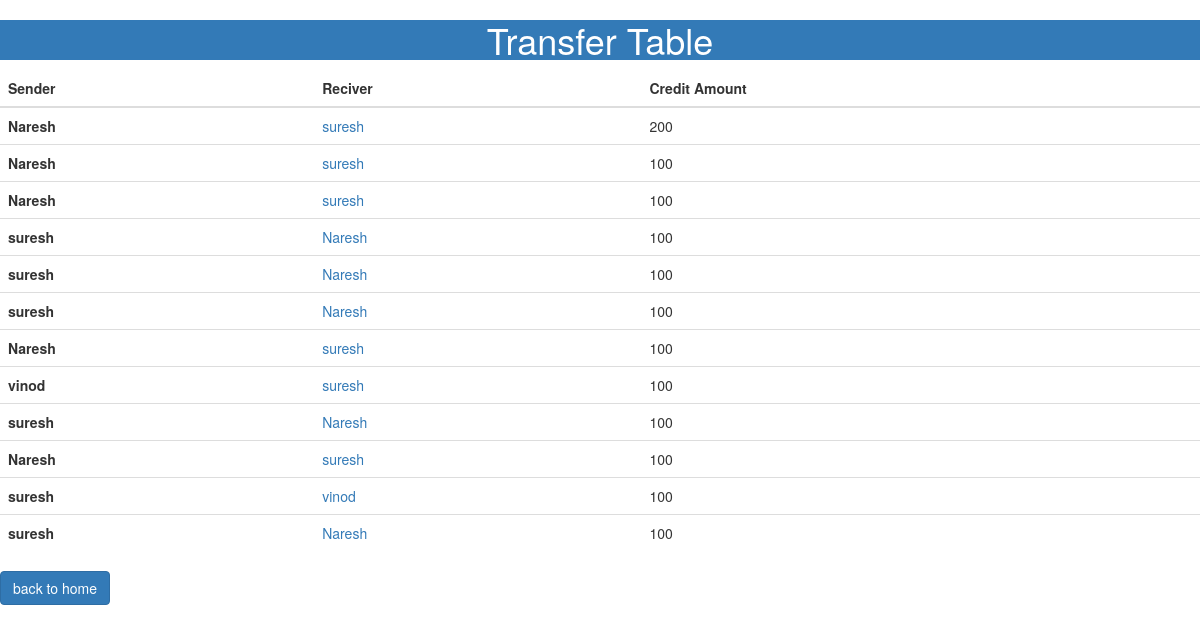
/transfertable, run on the app's committed database.
### creditmanagementapp/models.py (models this page shows)
class Transfer_Table_Model(models.Model):
	name=models.CharField(max_length=50)
	recipient=models.CharField(max_length=50)
	credit=models.IntegerField(default="")

### creditmanagementapp/views.py (the view)
# urls.py: path('transfertable',views.transfertable,name="transfertable")
def transfertable(request):
	trans=Transfer_Table_Model.objects.all()
	context={
	'trans':trans
	}
	return render(request,'transfertable.html',context)

### templates/transfertable.html (shortened to what this page needs)
<!DOCTYPE html>
<html>
<head>
  <link rel="stylesheet" href="https://maxcdn.bootstrapcdn.com/bootstrap/3.4.1/css/bootstrap.min.css">
</head>
<body>
	<center><h1 class="p-3 mb-2 bg-primary text-white">Transfer Table</h1></center>
	<table class="table">
		<thead>
			<tr>
				<th scope="col">Sender</th>
				<th scope="col">Reciver</th>
				<th scope="col">Credit Amount</th>
			</tr>
		</thead>
		<tbody>
			{% for item in trans %}
			<tr>
				<th scope="row">{{item.name}}</th>
				<td><a href="transfer/{{item.name}}">{{ item.recipient }}</a></td>
				<td>{{ item.credit}}</td>
			</tr>
			{% endfor %}
		</tbody>
	</table>
	<a href="{% url 'home'%}"><button class="btn btn-primary"> back to home</button></a>
</body>
</html>

### data on the page
Transfer_Table_Model: name "Naresh", recipient "suresh", credit "200"
Transfer_Table_Model: name "Naresh", recipient "suresh", credit "100"
Transfer_Table_Model: name "Naresh", recipient "suresh", credit "100"
Transfer_Table_Model: name "suresh", recipient "Naresh", credit "100"
Transfer_Table_Model: name "suresh", recipient "Naresh", credit "100"
Transfer_Table_Model: name "suresh", recipient "Naresh", credit "100"
Transfer_Table_Model: name "Naresh", recipient "suresh", credit "100"
Transfer_Table_Model: name "vinod", recipient "suresh", credit "100"
Transfer_Table_Model: name "suresh", recipient "Naresh", credit "100"
Transfer_Table_Model: name "Naresh", recipient "suresh", credit "100"
Transfer_Table_Model: name "suresh", recipient "vinod", credit "100"
Transfer_Table_Model: name "suresh", recipient "Naresh", credit "100"
